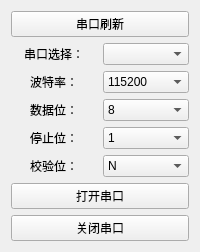
          <widget class="QWidget" name="tab_5">
           <attribute name="icon">
            <iconset>
             <normaloff>../../ICON/串口配置管理.png</normaloff>../../ICON/串口配置管理.png</iconset>
           </attribute>
           <attribute name="title">
            <string/>
           </attribute>
           <layout class="QHBoxLayout" name="horizontalLayout_24">
            <item>
             <layout class="QVBoxLayout" name="verticalLayout">
              <item>
               <layout class="QHBoxLayout" name="horizontalLayout_18">
                <item>
                 <widget class="QPushButton" name="btn_serial_check">
                  <property name="font">
                   <font>
                    <family>楷体</family>
                   </font>
                  </property>
                  <property name="text">
                   <string>串口刷新</string>
                  </property>
                  <property name="icon">
                   <iconset>
                    <normaloff>../../ICON/刷新.png</normaloff>../../ICON/刷新.png</iconset>
                  </property>
                 </widget>
                </item>
               </layout>
              </item>
              <item>
               <layout class="QHBoxLayout" name="horizontalLayout_19">
                <item>
                 <widget class="QLabel" name="label_2">
                  <property name="font">
                   <font>
                    <family>楷体</family>
                   </font>
                  </property>
                  <property name="text">
                   <string>串口选择：</string>
                  </property>
                  <property name="alignment">
                   <set>Qt::AlignCenter</set>
                  </property>
                 </widget>
                </item>
                <item>
                 <widget class="QComboBox" name="cmb_serial_port"/>
                </item>
               </layout>
              </item>
              <item>
               <layout class="QHBoxLayout" name="horizontalLayout_20">
                <item>
                 <widget class="QLabel" name="label_3">
                  <property name="font">
                   <font>
                    <family>楷体</family>
                   </font>
                  </property>
                  <property name="text">
                   <string>波特率：</string>
                  </property>
                  <property name="alignment">
                   <set>Qt::AlignCenter</set>
                  </property>
                 </widget>
                </item>
                <item>
                 <widget class="QComboBox" name="cmb_baud_rate">
                  <property name="editable">
                   <bool>false</bool>
                  </property>
                  <property name="currentText">
                   <string>115200</string>
                  </property>
                  <item>
                   <property name="text">
                    <string>115200</string>
                   </property>
                  </item>
                  <item>
                   <property name="text">
                    <string comment="1">1200</string>
                   </property>
                  </item>
                  <item>
                   <property name="text">
                    <string>2400</string>
                   </property>
                  </item>
                  <item>
                   <property name="text">
                    <string>4800</string>
                   </property>
                  </item>
                  <item>
                   <property name="text">
                    <string>9600</string>
                   </property>
                  </item>
                  <item>
                   <property name="text">
                    <string>19200</string>
                   </property>
                  </item>
                  <item>
                   <property name="text">
                    <string>38400</string>
                   </property>
                  </item>
                  <item>
                   <property name="text">
                    <string>57600</string>
                   </property>
                  </item>
                  <item>
                   <property name="text">
                    <string>230400</string>
                   </property>
                  </item>
                 </widget>
                </item>
               </layout>
              </item>
              <item>
               <layout class="QHBoxLayout" name="horizontalLayout_21">
                <item>
                 <widget class="QLabel" name="label_4">
                  <property name="font">
                   <font>
                    <family>楷体</family>
                   </font>
                  </property>
                  <property name="text">
                   <string>数据位：</string>
                  </property>
                  <property name="alignment">
                   <set>Qt::AlignCenter</set>
                  </property>
                 </widget>
                </item>
                <item>
                 <widget class="QComboBox" name="cmb_data_bits">
                  <property name="currentText">
                   <string>8</string>
                  </property>
                  <item>
                   <property name="text">
                    <string>8</string>
                   </property>
                  </item>
                  <item>
                   <property name="text">
                    <string>7</string>
                   </property>
                  </item>
                  <item>
                   <property name="text">
                    <string>6</string>
                   </property>
                  </item>
                  <item>
                   <property name="text">
                    <string>5</string>
                   </property>
                  </item>
                 </widget>
                </item>
               </layout>
              </item>
              <item>
               <layout class="QHBoxLayout" name="horizontalLayout_22">
                <item>
                 <widget class="QLabel" name="label_5">
                  <property name="font">
                   <font>
                    <family>楷体</family>
                   </font>
                  </property>
                  <property name="text">
                   <string>停止位：</string>
                  </property>
                  <property name="alignment">
                   <set>Qt::AlignCenter</set>
                  </property>
                 </widget>
                </item>
                <item>
                 <widget class="QComboBox" name="cmb_stop_bits">
                  <item>
                   <property name="text">
                    <string>1</string>
                   </property>
                  </item>
                  <item>
                   <property name="text">
                    <string>2</string>
                   </property>
                  </item>
                 </widget>
                </item>
               </layout>
              </item>
              <item>
               <layout class="QHBoxLayout" name="horizontalLayout_23">
                <item>
                 <widget class="QLabel" name="label_6">
                  <property name="font">
                   <font>
                    <family>楷体</family>
                   </font>
                  </property>
                  <property name="text">
                   <string>校验位：</string>
                  </property>
                  <property name="alignment">
                   <set>Qt::AlignCenter</set>
                  </property>
                 </widget>
                </item>
                <item>
                 <widget class="QComboBox" name="cmb_parity_bits">
                  <item>
                   <property name="text">
                    <string>N</string>
                   </property>
                  </item>
                  <item>
                   <property name="text">
                    <string>Odd</string>
                   </property>
                  </item>
                  <item>
                   <property name="text">
                    <string>Even</string>
                   </property>
                  </item>
                 </widget>
                </item>
               </layout>
              </item>
              <item>
               <widget class="QPushButton" name="btn_open_serail">
                <property name="font">
                 <font>
                  <family>楷体</family>
                 </font>
                </property>
                <property name="text">
                 <string>打开串口</string>
                </property>
                <property name="icon">
                 <iconset>
                  <normaloff>../../ICON/icons8-connected-26.png</normaloff>../../ICON/icons8-connected-26.png</iconset>
                </property>
               </widget>
              </item>
              <item>
               <widget class="QPushButton" name="btn_close_serial">
                <property name="font">
                 <font>
                  <family>楷体</family>
                 </font>
                </property>
                <property name="text">
                 <string>关闭串口</string>
                </property>
                <property name="icon">
                 <iconset>
                  <normaloff>../../ICON/icons8-disconnected-26.png</normaloff>../../ICON/icons8-disconnected-26.png</iconset>
                </property>
               </widget>
              </item>
             </layout>
            </item>
           </layout>
          </widget>
